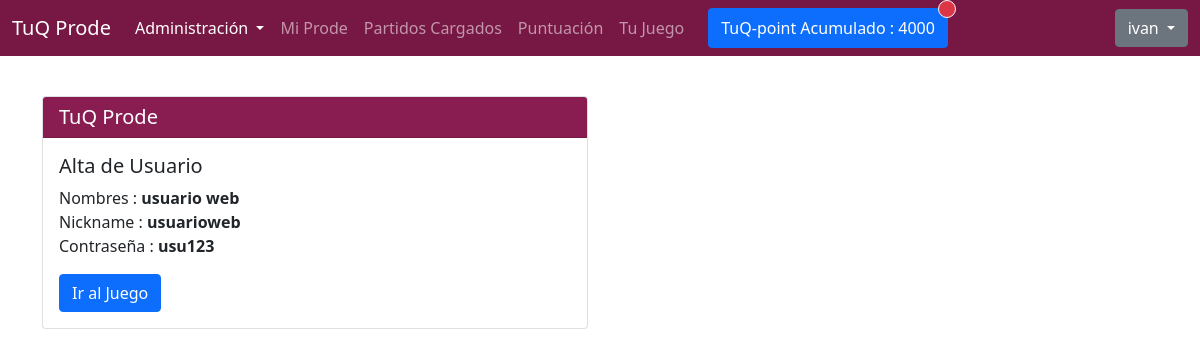
Page /datosusuario.php?usuario=1 (signed in) on the committed database.
### tables this page shows
CREATE TABLE `usuarios` (
  `id_usuario` int(4) NOT NULL,
  `usu_usuario` varchar(20) NOT NULL,
  `usu_clave` varchar(15) NOT NULL,
  `usu_nombre` varchar(30) NOT NULL,
  `usu_nivel` int(2) NOT NULL,
  `usu_fecha_alta` date NOT NULL,
  `tuqpoint` int(11) NOT NULL,
  `jugo` int(11) NOT NULL
);

### datosusuario.php (the view, shortened to what this page needs)
<?php
require('include/parte_superior.php');
require('db/conexion.php');
$usuario = $_GET['usuario'];
$sql = "SELECT * FROM usuarios WHERE id_usuario=$usuario";
$res = mysqli_query($link, $sql);
$row = mysqli_fetch_array($res);
?>
<div class="container">
    <br>
    <br>
    <div class="row">
        <div class="col-md-12 col-lg-6" >
            <div class="card">
                <h5 class="card-header text-white" style="background: #891d51;">TuQ Prode</h5>
                <div class="card-body">
                    <h5 class="card-title">Alta de Usuario</h5>
                    <p class="card-text mb-0">Nombres : <strong><?php echo  $row['usu_nombre']; ?></strong> </p>
                    <p class="card-text mb-0">Nickname : <strong><?php echo $row['usu_usuario']; ?></strong></p>
                    <p class="card-text">Contraseña : <strong><?php echo $row['usu_clave']; ?></strong> </p>
                    <a href="https://tuqprode.mpcargentina.net/login.php" class="btn btn-primary">Ir al Juego</a>
                </div>
            </div>
        </div>
    </div>
</div>
<?php
require('include/parte_inferior.php');
?>

### rows in the picture
usuarios: usu_nombre "usuario web", usu_usuario "usuarioweb", usu_clave "usu123"

### other values in the picture
$totaltuqpoint "4000"
$_SESSION['nickname'] "ivan"
